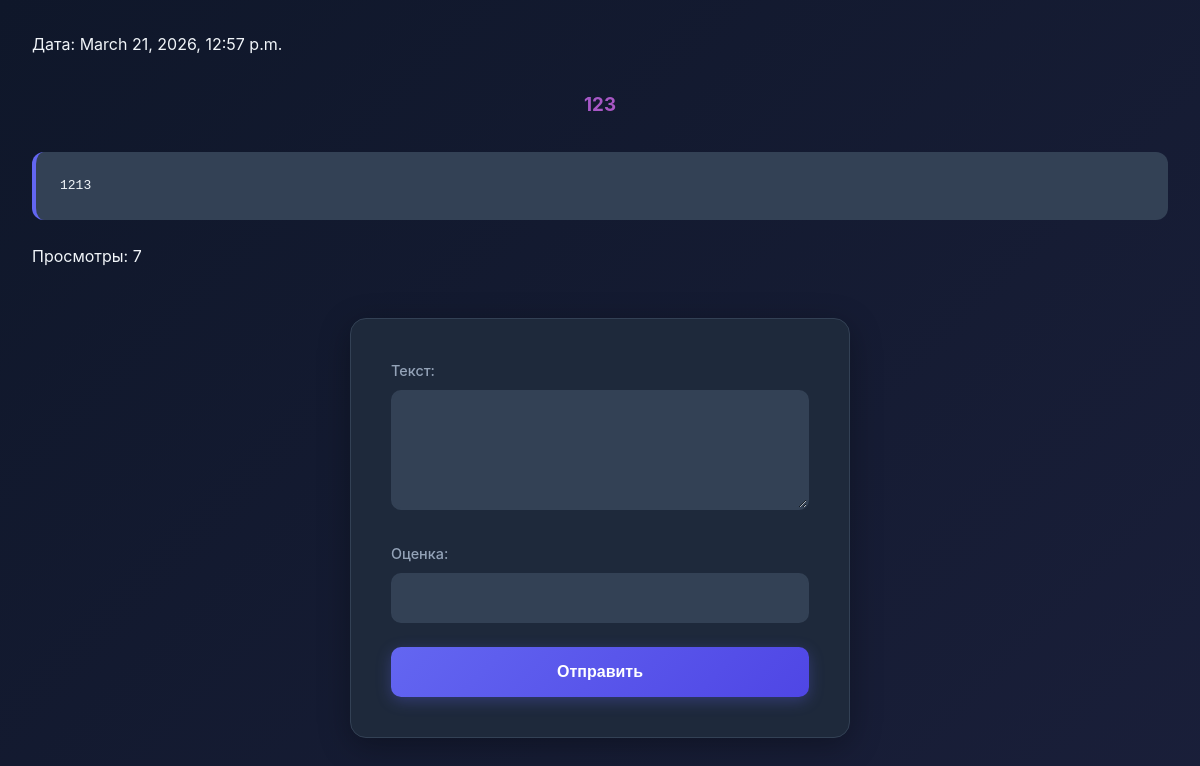
The app's page /post/1, older data.
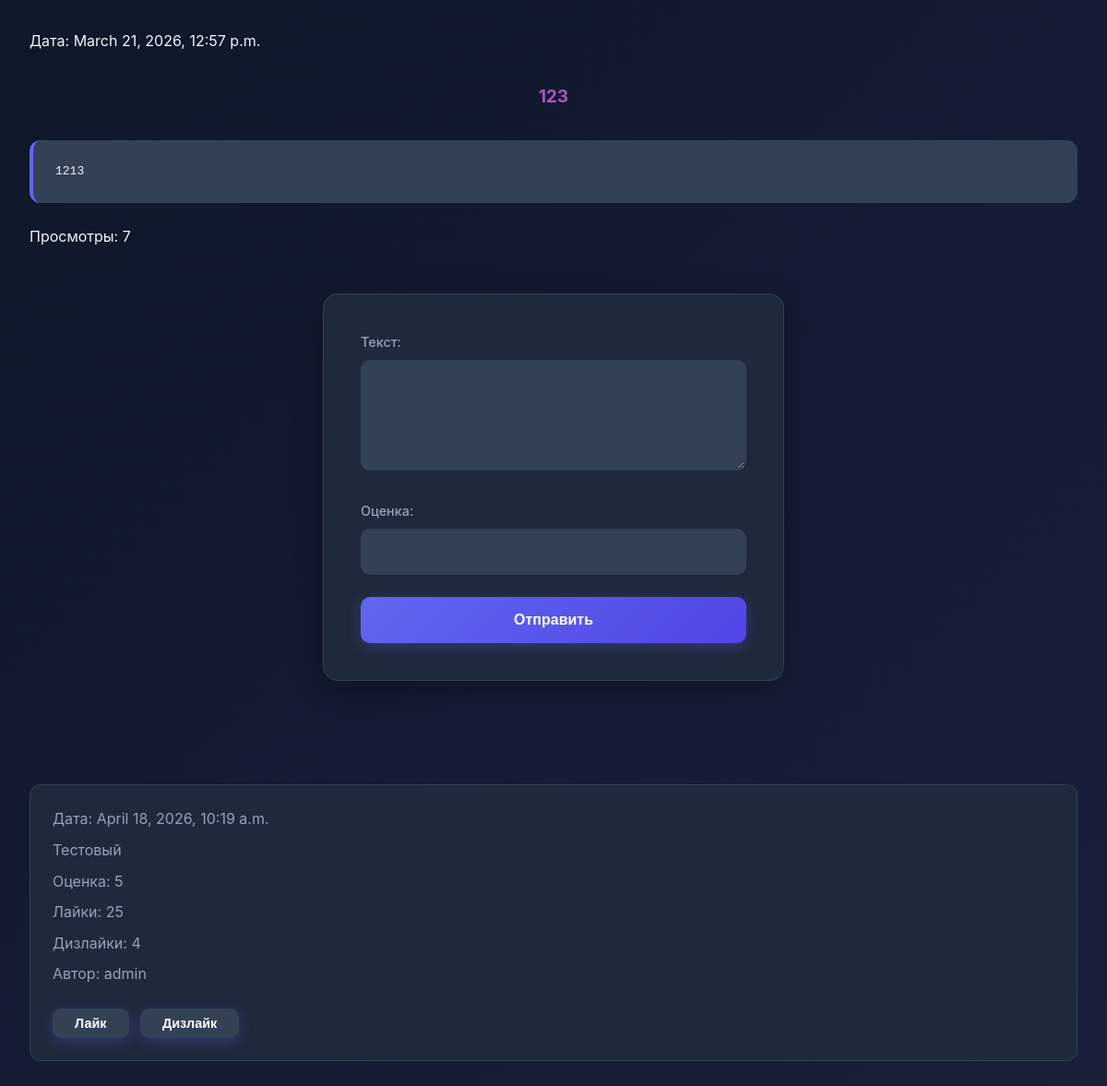
The same page, newer data.
### main/models.py (models this page shows)
class Comment(models.Model):
    text = models.TextField('Текст комментария')
    stars = models.IntegerField('Оценка')
    likes = models.IntegerField('Лайки', default=0)
    dislikes = models.IntegerField('Дизлайки', default=0)
    created_at = models.DateTimeField("Время создания", default=datetime.now())
    post = models.ForeignKey(Post, on_delete=models.CASCADE)
    author = models.ForeignKey(User, on_delete=models.CASCADE, blank=True, default=1)

### main/views.py (the view, shortened to what this page needs)
# urls.py: path('post/<int:post_id>', views.post)
def post(request, post_id):
    post_data = Post.objects.get(id=post_id)
    comments = Comment.objects.filter(post=post_data)
    return render(request,
                    'post.html',
                    {
                      'post': post_data,
                      'comments': comments
                    })

### main/templates/post.html (shortened to what this page needs)
<!DOCTYPE html>
<html lang="en">
<head>
    {% load static %}
    <link rel="stylesheet" href="{% static 'css/style.css' %}">
</head>
<body>
    <div class="container">
        <p>Дата: {{post.created_at}}</p>
        <h3>{{post.title}}</h3>
        <pre>{{post.content}}</pre>
        <p>Просмотры: {{post.views_count}}</p>
        <form method="post">
            <div>
                <label for="comment_text">Текст: </label>
                <textarea name="comment_text" id="comment_text"></textarea>
            </div>
            <div>
                <label for="comment_stars">Оценка: </label>
                <input name="comment_stars" type="number" min="0" max="10" id="comment_stars">
            </div>
            <div>
                <button type="submit">Отправить</button>
            </div>
        </form>
    </div>
    <div class="container">
        {% for comment in comments %}
            <div class="comment">
                <p>Дата: {{comment.created_at}}</p>
                <p>{{comment.text}}</p>
                <p>Оценка: {{comment.stars}}</p>
                <p>Лайки: {{comment.likes}}</p>
                <p>Дизлайки: {{comment.dislikes}}</p>
                <p>Автор: {{comment.author}}</p>
                <button>Лайк</button>
                <button>Дизлайк</button>
            </div>
        {% endfor %}
    </div>
</body>
</html>

Row changes from the older to the newer data that the page shows:
added Comment: created_at "April 18, 2026, 10:19 a.m.", text "Тестовый", stars "5", likes "25", dislikes "4", author "admin"
